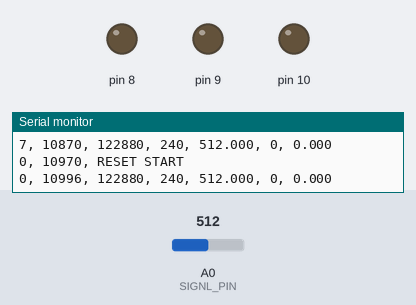
Recording of a sketch running on a simulated Arduino Uno, built with avr-gcc and run on an emulated ATmega328P. On the bench: output pins drawn as LEDs (lit = HIGH), the last lines printed to the serial monitor. The test bench sets the inputs (shaded band); at power-on: A0 (SIGNL_PIN) = 512. Storage starts empty; pins used as bus, display or sensor lines are not drawn.

Above: at 11.0 s.
At 13.2 s:
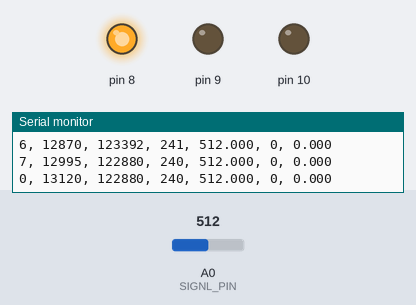
At 15.6 s:
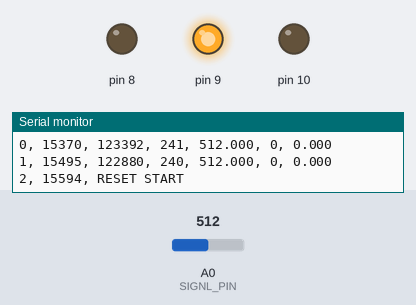
At 18.0 s:
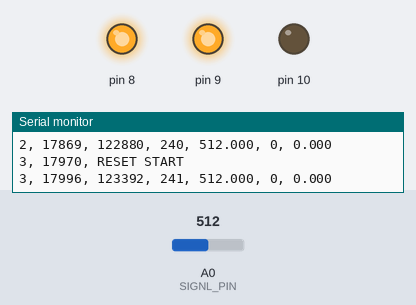
At 20.3 s:
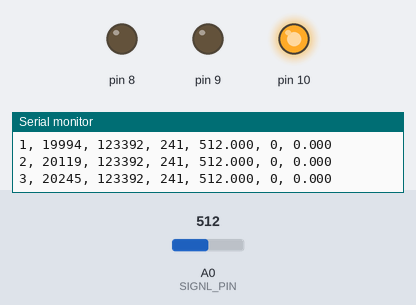
At 27.2 s:
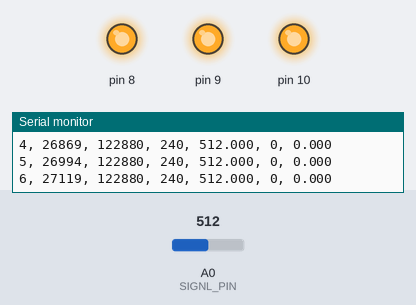
Timing chart, 0 to 40.0 s (numbered marks = the images above):
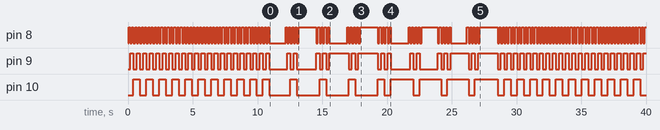

The sketch:

ERIE_Electrometer_Flight_ISR.ino
```cpp
// Define for setting register bits
#ifndef cbi
#define cbi(sfr, bit) (_SFR_BYTE(sfr) &= ~_BV(bit))
#endif

// Define for clearing register bits
#ifndef sbi
#define sbi(sfr, bit) (_SFR_BYTE(sfr) |=  _BV(bit))
#endif

#include <SD.h>

//#define DEBUG
#define PRINT
#define RESET
//#define SINGLE_CHANNEL 0
//#define LISTVOL

Sd2Card card;
SdVolume volume;
SdFile root;
File file;
char filename[10] = {0};

uint16_t fileindex = 0xFFFF;

volatile unsigned long adc_count = 0;
volatile unsigned long adc_samps = 0;
volatile unsigned long adc_value;

volatile float adc_mean_old, adc_mean_new;
volatile unsigned long adc_vari_old, adc_vari_new;

volatile bool timer_flag = false;

byte channel = 0xFF;

// NOTE: MUX_DELAY + ADC_DELAY MUST BE SHORTER THAN TIMER 1 CLOCK
//#define MUX_DELAY 103
#define MUX_DELAY 50     // Time to wait after switching mux address
#define ADC_DELAY 25     // Time over which to average ADC readings
#define RST_DELAY 500    // Time to wait after enabling reset signal before disabling reset signal
#define RST_START 10000  // Elapsed time from start of program to begin reset cycle
#define RST_COOLD 500    // Time to wait after disabling reset signal before changing mux address
#define RST_SPACE 500    // Time between channel resets to take data before next reset

// MUX_A_PIN  8 // LSB; Arduino pin  8; electrometer pin 3
// MUX_B_PIN  9 //      Arduino pin  9; electrometer pin 4
// MUX_C_PIN 10 // MSB; Arduino pin 10; electrometer pin 5
#define MUX_MASK  B00000111 // Base PORTB bit mask (do not change) (defaults to Arduino pins 8,  9, 10)
#define MUX_SHIFT 0         // Left shift from B00000111 (shift of 1 would give Arduino pins 9, 10, 11)

#define RESET_PIN  7 // Arduino pin  7; electrometer pin 6
#define SIGNL_PIN A0 // Arduino pin A0; electrometer pin 7

#define PIN_MOSI  11 // Arduino pin 11; SD board pin 4
#define PIN_MISO  12 // Arduino pin 12; SD board pin 3
#define PIN_SCK   13 // Arduino pin 13; SD board pin 5
#define PIN_CS    A3 // Arduino pin A3; SD board pin 6

bool sd_enable = true;

void switchChannel(byte c)
{
  // Only take the three least significant bits of the argument (range 0-7)
  c &= MUX_MASK;
  // Update the three bits of port B defined by MUX_MASK and MUX_SHIFT
  PORTB = (PORTB & ~(MUX_MASK << MUX_SHIFT)) | (c << MUX_SHIFT);
  // Record the current channel in the global variable
  channel = c;
}

void setup()
{

  Serial.begin(115200);
  Serial.println();

  Serial.print("Initializing SD card ... ");

  if(!card.init(SPI_HALF_SPEED, PIN_CS))
  {
    Serial.println("fail!");
    sd_enable = false;
  }
  else
  {
    Serial.println("done!");
  }
  Serial.println();

  if(sd_enable)
  {
    Serial.println();
    Serial.print("Card type:         ");
    switch(card.type())
    {
      case SD_CARD_TYPE_SD1:  Serial.println("SD1");     break;
      case SD_CARD_TYPE_SD2:  Serial.println("SD2");     break;
      case SD_CARD_TYPE_SDHC: Serial.println("SDHC");    break;
      default:                Serial.println("Unknown"); break;
    }

    if(!volume.init(card))
    {
      Serial.println("Could not find FAT16/FAT32 partition.");
      Serial.println("Make sure you've formatted the card");
      sd_enable = false;
    }
  }

  if(sd_enable)
  {
    Serial.print("Clusters:          ");
    Serial.println(volume.clusterCount());
    Serial.print("Blocks x Cluster:  ");
    Serial.println(volume.blocksPerCluster());
    Serial.print("Total Blocks:      ");
    Serial.println(volume.blocksPerCluster() * volume.clusterCount());
    Serial.println();

    Serial.print("Volume type is:    FAT");
    Serial.println(volume.fatType(), DEC);
    uint32_t volumesize;
    volumesize  = volume.blocksPerCluster();
    volumesize *= volume.clusterCount();
    volumesize /= 2;
    Serial.print("Volume size (KB):  ");
    Serial.println(volumesize);
    Serial.print("Volume size (MB):  ");
    volumesize /= 1024;
    Serial.println(volumesize);
    Serial.print("Volume size (GB):  ");
    Serial.println((float)volumesize / 1024.0);
    Serial.println();
  }

  #ifdef LISTVOL
    if(sd_enable)
    {
      Serial.println("Volume file listing (name and size in bytes):");
      root.openRoot(volume);
      root.ls(LS_R | LS_SIZE);
      root.close();
      Serial.println();
    }
  #endif

  if(sd_enable)
  {
    Serial.print("Initializing SD card ... ");
    if(!SD.begin(PIN_CS))
    {
      Serial.println("fail!");
      sd_enable = false;
    }
    else
    {
      Serial.println("done!");
    }
    Serial.println();
  }

  if(sd_enable)
  {
    do
    {
      fileindex++;
      sprintf(filename, "%05d.txt", fileindex);
    }
    while(SD.exists(filename));

    Serial.print("Creating file ");
    Serial.print(filename);
    Serial.println(" ...");
    file = SD.open(filename, O_WRITE | O_CREAT); // Faster than FILE_WRITE
    Serial.println();
  }

  // Set the direction of port B mux address lines to output
  DDRB |= (MUX_MASK << MUX_SHIFT);
  pinMode(RESET_PIN, OUTPUT);
  digitalWrite(RESET_PIN, LOW);

  #ifdef SINGLE_CHANNEL
    channel = SINGLE_CHANNEL;
  #else
    channel = 0;
  #endif
  switchChannel(channel);

  sbi(ADMUX,  REFS0);     // Set ADC reference to AVCC
  sbi(ADCSRA, ADEN);      // Enable ADC
  sbi(ADCSRA, ADATE);     // Enable auto-triggering

  // Clear timer configuration registers
  TCCR1A = 0;
  TCCR1B = 0;

  // Set up timer in CTC mode with prescaler of 256
  sbi(TCCR1B, WGM12);
  sbi(TCCR1B, CS12);

  // Initialize timer counter and compare values
  TCNT1 = 0;
  //OCR1A = 62499; // 1 sec
  //OCR1A = 15624; // 250 msec
  OCR1A = 7811;  // 125 msec
  //OCR1A = 6249;  // 100 msec

  // Enable timer compare match interrupt
  sbi(TIMSK1, OCIE1B);

  sei();                  // Enable Global Interrupts

  Serial.print("Taking data");
  #ifdef PRINT
    Serial.print(" and writing to serial port");
  #endif
  if(sd_enable)
  {
    Serial.print(" and writing to SD card");
  }
  Serial.println(" ...");
  Serial.println();

}

byte resetChannel = 0;
bool resetComplete[8] = {false};
bool resetEnabled = false;
bool resetCooldown = false;
unsigned long resetTime = RST_START;

#ifdef DEBUG
  unsigned long proc_prev  = micros();
#endif

void loop()
{

  if(timer_flag)
  {
    timer_flag = false;

    #ifdef DEBUG
      unsigned long proc_start = micros();
    #endif

    #ifndef SINGLE_CHANNEL
      if(!resetEnabled and !resetCooldown)
      {
        channel = (channel + 1) % 8;
        switchChannel(channel);

        // Wait for multiplexer to settle
        delay(MUX_DELAY);
      }
    #endif

    #ifdef RESET
      if(resetChannel == channel && !resetComplete[resetChannel])
      {
        if(!resetCooldown && !resetEnabled && millis() > resetTime)
        {
          digitalWrite(RESET_PIN, HIGH);
          resetEnabled = true;
          resetTime = millis();
          String buffer = String(channel) + String(", ") + millis() + String(", RESET START");
          #ifdef PRINT
            Serial.println(buffer);
          #endif
          file.println(buffer);
        }
        else if(!resetCooldown && resetEnabled && millis() > resetTime + RST_DELAY)
        {
          digitalWrite(RESET_PIN, LOW);
          resetEnabled = false;
          resetCooldown = true;
          resetTime = millis();
          String buffer = String(channel) + String(", ") + millis() + String(", RESET STOP");
          #ifdef PRINT
            Serial.println(buffer);
          #endif
          file.println(buffer);
        }
        else if(resetCooldown && millis() > resetTime + RST_COOLD)
        {
          resetCooldown = false;
          resetComplete[channel] = true;
          resetTime = millis() + RST_SPACE;
          resetChannel = (resetChannel + 1) % 8;
          String buffer = String(channel) + String(", ") + millis() + String(", RESET COOL");
          #ifdef PRINT
            Serial.println(buffer);
          #endif
          file.println(buffer);
        }
      }
    #endif

    adc_samps = 0;     // Re-initialize ADC sample counter
    adc_count = 0;     // Re-initialize ADC count accumulator
    adc_mean_old = 0.;
    adc_mean_new = 0.;
    adc_vari_old = 0;
    adc_vari_new = 0;

    sbi(ADCSRA, ADIE); // Enable ADC interrupts
    sbi(ADCSRA, ADSC); // Start ADC conversions

    delay(ADC_DELAY);

    cbi(ADCSRA, ADSC); // Stop ADC conversions
    cbi(ADCSRA, ADIE); // Disable ADC interrupts

    String buffer = String(channel) + String(", ") + millis() + String(", ") + adc_count + String(", ") + adc_samps + String(", ") + String(adc_mean_new, 3) + String(", ") + adc_vari_new + String(", ") + String(adc_vari_new/float(adc_samps-1), 3);
    #ifdef PRINT
      Serial.println(buffer);
    #endif
    file.println(buffer);

    file.flush();

    #ifdef DEBUG
      unsigned long proc_stop = micros();

      Serial.print(proc_start-proc_prev, DEC);
      Serial.print(", ");
      Serial.print(proc_start, DEC);
      Serial.print(", ");
      Serial.print(proc_stop, DEC);
      Serial.print(", ");
      Serial.println(proc_stop-proc_start, DEC);
      proc_prev = proc_start;
    #endif

  }

}

void push_adc_value(unsigned long adc_value)
{
  adc_samps++;

  // https://www.johndcook.com/blog/standard_deviation/
  // See Knuth TAOCP vol 2, 3rd edition, page 232
  if (adc_samps == 1)
  {
    adc_mean_old = adc_value;
    adc_mean_new = adc_value;
    adc_vari_old = 0.0;
  }
  else
  {
    adc_mean_new = adc_mean_old + (adc_value - adc_mean_old)/adc_samps;
    // NOTE: Approximations are being made here for the sake of speed!
    //       Casting means to integers will introduce rounding errors!
    adc_vari_new = adc_vari_old + (adc_value - int(adc_mean_old))*(adc_value - int(adc_mean_new));

    // set up for next iteration
    adc_mean_old = adc_mean_new;
    adc_vari_old = adc_vari_new;
  }
}

// ADC interrupt
ISR(ADC_vect)
{
  // Make certain to read ADCL first as it locks the value and ADCH releases it
  adc_value = ADCL | (ADCH << 8);

  // Accumulate the ADC values
  adc_count += adc_value;
  push_adc_value(adc_value);
}

// Timer 1 interrupt
ISR(TIMER1_COMPB_vect) {
  timer_flag = true;
}
```

Measured:
- by itself, pin 8: LOW → HIGH at 0.05 s, → LOW 0.12 s later, → HIGH 0.12 s later, → LOW 0.12 s later, … (243 changes in this stretch)
- by itself, pin 9: LOW → HIGH at 0.17 s, → LOW 0.25 s later, → HIGH 0.25 s later, → LOW 0.25 s later, … (121 changes in this stretch)
- by itself, pin 10: goes 10 × (HIGH 0.50 s, LOW 0.50 s), 4 × (HIGH 0.50 s, LOW 1.6 s), HIGH 0.50 s, 4 × (LOW 0.50 s, HIGH 1.7 s), 11 × (LOW 0.50 s, HIGH 0.50 s), then LOW
